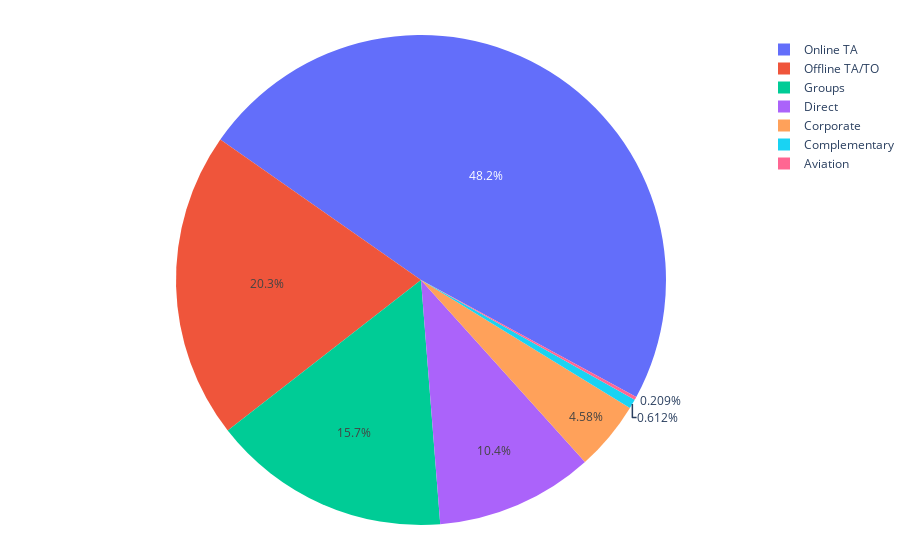

The notebook cell saved with this chart:
### Code cell
fig = px.pie(df,values=df['market_segment'].value_counts(), names=df['market_segment'].value_counts().index, height=500)
fig.update_layout(margin=dict(l=0, r=0, t=35, b=35))
fig.update_traces(rotation=-55)
fig.show()

### Figure 1 — Plotly figure (JSON) as saved in the notebook; plotly's stock layout.template omitted (floating-point values rounded to 4 significant figures)
{"data": [{"domain": {"x": [0, 1], "y": [0, 1]}, "hovertemplate": "label=%{label}<br>value=%{value}<extra></extra>", "labels": ["Online TA", "Offline TA/TO", "Groups", "Direct", "Corporate", "Complementary", "Aviation"], "legendgroup": "", "name": "", "rotation": -55, "showlegend": true, "type": "pie", "values": [54252, 22798, 17692, 11727, 5160, 689, 235]}], "layout": {"autosize": true, "legend": {"tracegroupgap": 0}, "margin": {"b": 35, "l": 0, "r": 0, "t": 35}}}
